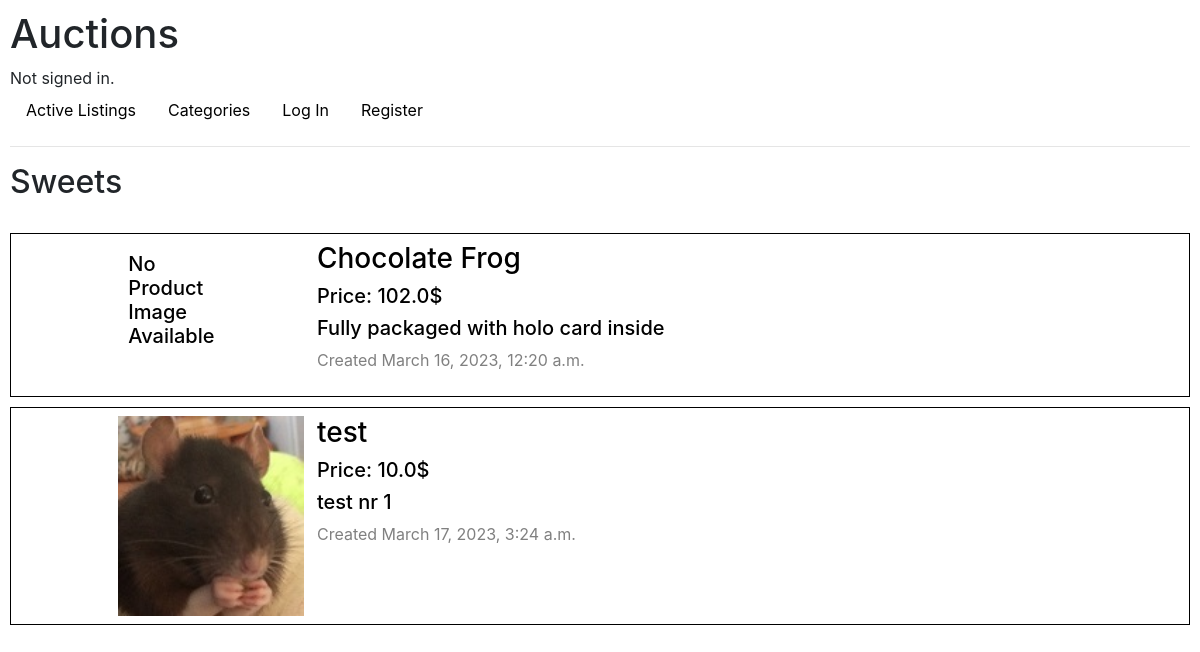
Screenshot of /categories/Sweets with the database file from the repository.
### auctions/models.py (models this page shows, shortened)
class Category(models.Model):
    name= models.CharField(max_length=64,)

class Listing(models.Model):
    owner = models.ForeignKey(User, on_delete=models.CASCADE, related_name="Listings")
    title = models.CharField(max_length=64)
    description = models.CharField(max_length=200)
    image = models.ImageField(upload_to="listing_images", blank=True)
    categories = models.ManyToManyField(Category, related_name="listings")
    starting_price = models.FloatField()
    watchlisted = models.ManyToManyField(User, related_name="watchlist", null=True, blank=True)
    creation_date_time = models.DateTimeField(auto_now_add=True)
    active = models.BooleanField()

class Bid(models.Model):
    amount= models.FloatField()
    bidder = models.ForeignKey(User, on_delete=models.CASCADE, related_name="Bids")
    listing = models.ForeignKey(Listing, on_delete=models.CASCADE, related_name="Bids")

### auctions/views.py (the view)
# urls.py: path("categories/<str:name>", views.category, name="category"),
def category(request, name:str):
    noResults = False
    listingObjects = Listing.objects.filter(active__exact = True).filter(categories__name=name)
    listings = make_listing_touple(listingObjects)
    if len(listings) == 0:
        noResults = True
    return render(request,"auctions/category.html", {
        "name" : name,
        "root" : settings.MEDIA_URL,
        "listings" : listings,
        "noResults" : noResults
    })

### auctions/views.py (called while the page is built)
def make_listing_touple(listingObjects):
    listings = []
    highestBid = None
    for listing in listingObjects:
        highestBid = get_highest_bid(listing)
        listings.append((listing, listing.title.replace(" ", "_"), highestBid))
        highestBid = None
    return listings

def get_highest_bid(listing):
    amount = listing.starting_price
    highestBid = None
    for bid in Bid.objects.filter(listing=listing.id):
            try:
                if bid.amount > amount:
                    amount = bid.amount
                    highestBid = bid
            except IndexError:
                pass
    return highestBid

### auctions/templates/auctions/category.html
{% extends "auctions/listing_page.html" %}
{% block listings %}
    <h2>{{ name }}</h2>
{% endblock %}

### auctions/templates/auctions/listing_page.html (shortened to what this page needs)
{% extends "auctions/layout.html" %}
{% block body %}
    {% block listings %}
    {% endblock %}
    <br/>
    {% for listing in listings %}
        <a href="{% url 'listing' listing.1 %}" style="color: black; text-decoration: none;">
            <div class="listing p-2">
                <div class="row">
                    <div class="col-md-1"></div>
                    <div class="col-md-1">
                        {% if listing.0.image == '' %}
                            <h5 style="margin: 10px;">No Product Image Available</h5>
                        {% else %}
                            <img src="{{root}}{{ listing.0.image }}" alt="Listing Image" height="200px">
                        {% endif %}
                    </div>
                    <div class="col-md-1"></div>
                    <div class="col-md-9">
                        <h3>{{ listing.0.title}}</h3>
                        <h5>
                            Price:
                                {% if listing.2 == None %}
                                    {{listing.0.starting_price}}$
                                {% else %}
                                    {{ listing.2.amount }}$
                                {% endif %}
                        </h5>
                        <h5>
                            {{ listing.0.description }}
                        </h5>
                        <p style="color: grey;">
                            Created {{ listing.0.creation_date_time}}
                        </p>
                    </div>
                </div>
            </div>
        </a>
    {% endfor %}
{% endblock %}

### auctions/static/auctions/styles.css (style rules this page uses)
body { padding: 10px; }
.listing { border:1px solid black; margin-bottom: 10px; }
a:link { color: black; }

### rows the page displays
Category: name "Sweets"
Listing: image "No Product Image Available", title "Chocolate Frog", amount "102.0", description "Fully packaged with holo card inside", creation_date_time "March 16, 2023, 12:20 a.m."
Listing: image (picture), title "test", amount "10.0", description "test nr 1", creation_date_time "March 17, 2023, 3:24 a.m."
